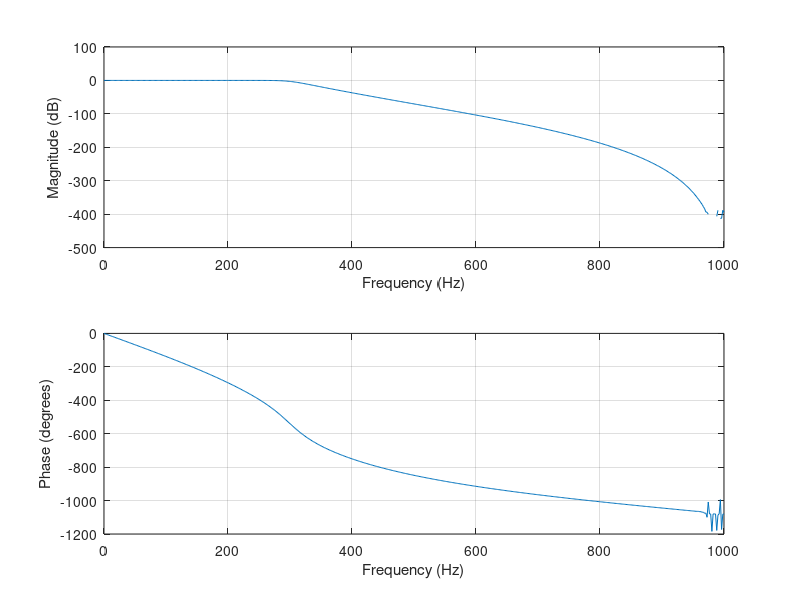

Source code (MATLAB):
% Define the filter parameters
order = 12;
fc = 300;
fs = 2000;

[b,a] = butter(order,fc/(fs/2));

% Split the filter coefficients into second-order sections
[sos, ~] = tf2sos(b, a);

freqz(b,a,[],fs)




%%
% Define the name for the C files
numeratorFilename = 'numerator_coeffs.h';


% Open the first C file for writing
fid = fopen(numeratorFilename, 'w');

% Write the numerator coefficients to the first C file
fprintf(fid, 'const double numerator_coeffs[%d][2] = {\n', size(sos, 1));
for i = 1:size(sos, 1)
    fprintf(fid, '    {%.15f, %.15f, %.15f}', sos(i,1) , sos(i, 2), sos(i, 3));
    if i < size(sos, 1)
        fprintf(fid, ',\n');
    else
        fprintf(fid, '\n');
    end
end
fprintf(fid, '};\n');

% Close the first C file
fclose(fid);

disp(['Numerator coefficients exported to ', numeratorFilename]);



% Define the name for the second C file
denominatorFilename = 'denominator_coeffs.h';

% Open the second C file for writing
fid = fopen(denominatorFilename, 'w');

% Write the denominator coefficients to the second C file
fprintf(fid, 'const double denominator_coeffs[%d][3] = {\n', size(sos, 1));
for i = 1:size(sos, 1)
    fprintf(fid, '    {%.15f, %.15f}', sos(i, 5), sos(i, 6));
    if i < size(sos, 1)
        fprintf(fid, ',\n');
    else
        fprintf(fid, '\n');
    end
end
fprintf(fid, '};\n');

% Close the second C file
fclose(fid);

disp(['Denominator coefficients exported to ', denominatorFilename]);
